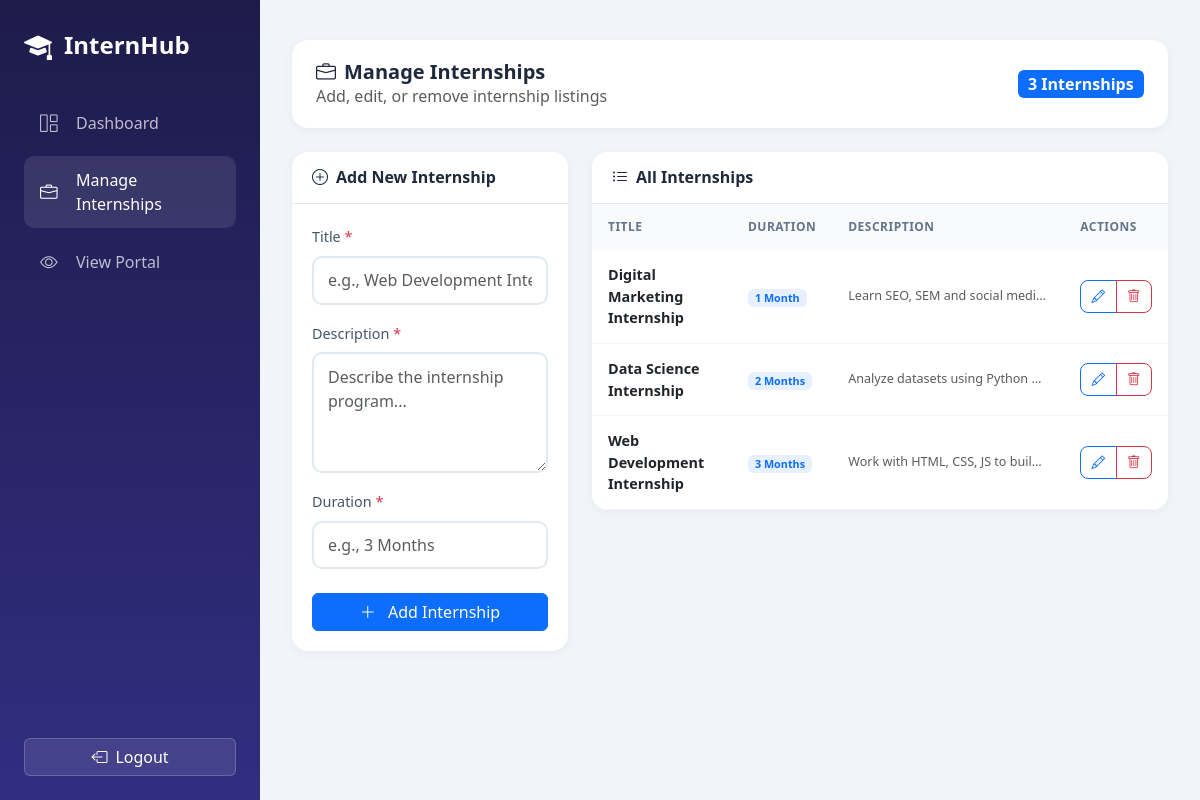
The app's page /admin/manage_internships.php (signed in), older data.
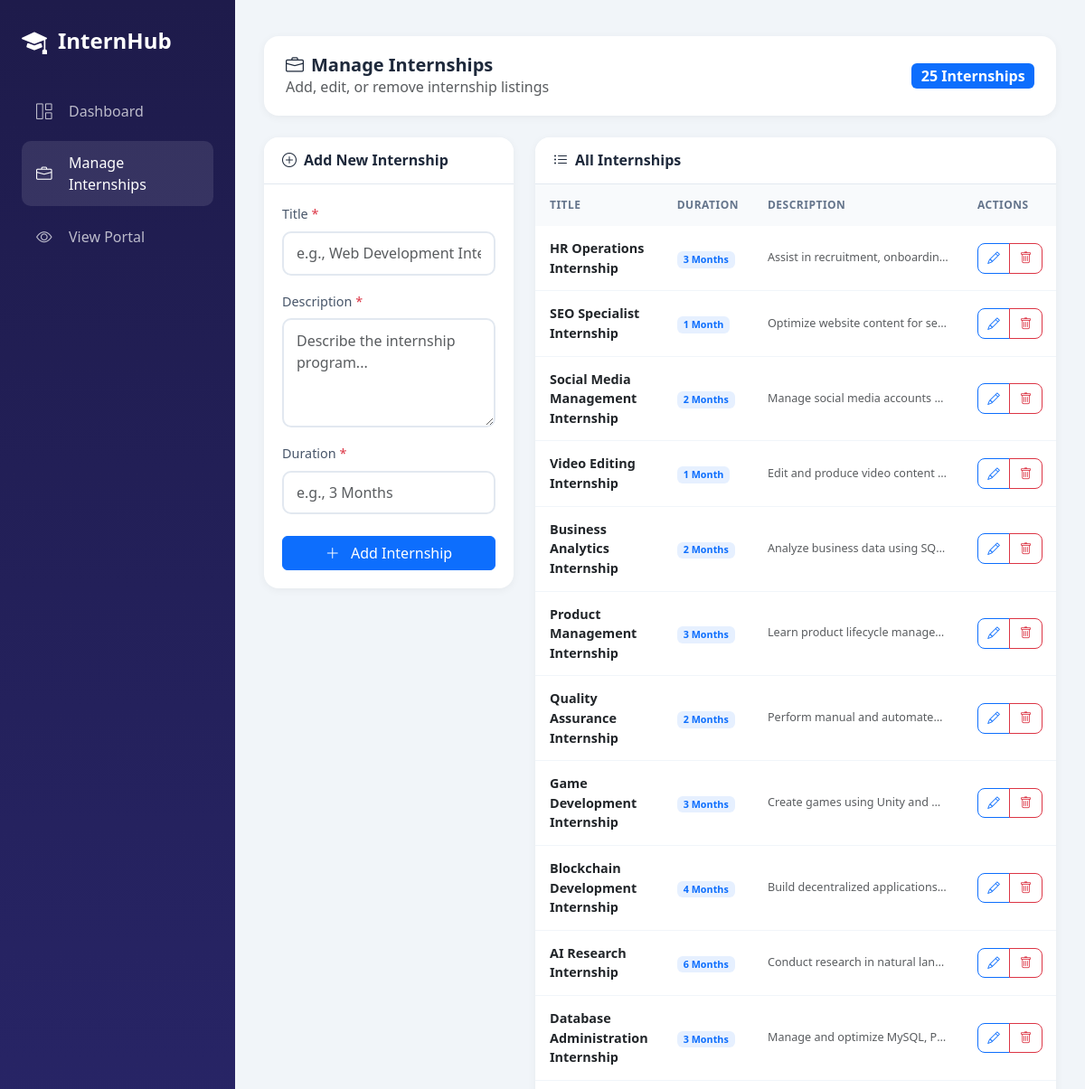
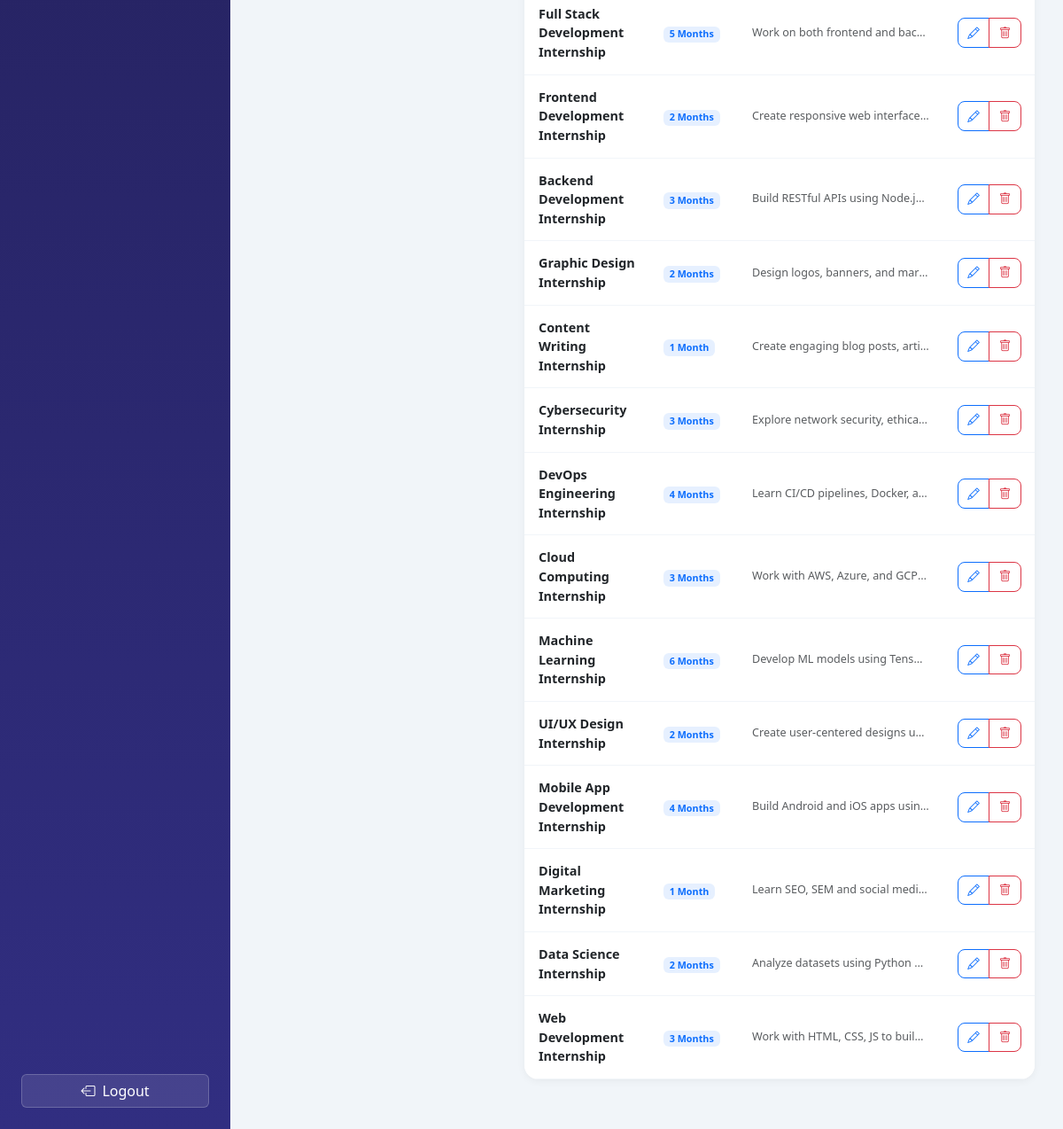
The same page, newer data (2 pictures, top to bottom).
### tables this page shows
CREATE TABLE internships (
  id INT AUTO_INCREMENT PRIMARY KEY,
  title VARCHAR(100),
  description TEXT,
  duration VARCHAR(50)
);

### admin/manage_internships.php (the view, shortened to what this page needs)
<?php
session_start(); require '../includes/db.php';
$editInternship = null;
$internships = $conn->query("SELECT * FROM internships ORDER BY id DESC")->fetchAll();
$internshipCount = count($internships);
?>
<!DOCTYPE html>
<html lang="en">
<head>
  <link rel="stylesheet" href="https://cdn.jsdelivr.net/npm/bootstrap@5.3.0/dist/css/bootstrap.min.css">
  <link rel="stylesheet" href="https://cdn.jsdelivr.net/npm/bootstrap-icons@1.11.0/font/bootstrap-icons.css">
</head>
<body>
  <aside class="sidebar" id="sidebar">
    <div class="sidebar-brand">
      <i class="bi bi-mortarboard-fill"></i>
      <span>InternHub</span>
    </div>
    <ul class="sidebar-nav">
      <li><a href="dashboard.php"><i class="bi bi-grid-1x2"></i><span>Dashboard</span></a></li>
      <li><a href="manage_internships.php" class="active"><i class="bi bi-briefcase"></i><span>Manage Internships</span></a></li>
      <li><a href="../index.php" target="_blank"><i class="bi bi-eye"></i><span>View Portal</span></a></li>
    </ul>
    <div class="sidebar-footer">
      <a href="?logout=1" class="btn"><i class="bi bi-box-arrow-left me-2"></i><span>Logout</span></a>
    </div>
  </aside>
  <main class="main-content">
    <div class="page-header mt-2">
      <div>
        <h1><i class="bi bi-briefcase me-2"></i>Manage Internships</h1>
        <p class="text-muted mb-0">Add, edit, or remove internship listings</p>
      </div>
      <div>
        <span class="badge bg-primary fs-6"><?= $internshipCount ?> Internship<?= $internshipCount != 1 ? 's' : '' ?></span>
      </div>
    </div>
    <div class="row">
      <div class="col-lg-4">
        <div class="form-card">
          <div class="card-header">
            <h5><i class="bi bi-<?= $editInternship ? 'pencil' : 'plus-circle' ?> me-2"></i><?= $editInternship ? 'Edit Internship' : 'Add New Internship' ?></h5>
          </div>
          <div class="card-body">
            <form method="post">
              <div class="mb-3">
                <label class="form-label">Title <span class="text-danger">*</span></label>
                <input type="text" class="form-control" name="title" placeholder="e.g., Web Development Internship"
                       value="<?= $editInternship ? htmlspecialchars($editInternship['title']) : '' ?>" required>
              </div>
              <div class="mb-3">
                <label class="form-label">Description <span class="text-danger">*</span></label>
                <textarea class="form-control" name="description" rows="4" placeholder="Describe the internship program..." required><?= $editInternship ? htmlspecialchars($editInternship['description']) : '' ?></textarea>
              </div>
              <div class="mb-4">
                <label class="form-label">Duration <span class="text-danger">*</span></label>
                <input type="text" class="form-control" name="duration" placeholder="e.g., 3 Months"
                       value="<?= $editInternship ? htmlspecialchars($editInternship['duration']) : '' ?>" required>
              </div>
              <div class="d-grid gap-2">
                <button type="submit" class="btn btn-primary">
                  <i class="bi bi-<?= $editInternship ? 'check-lg' : 'plus-lg' ?> me-2"></i>
                  <?= $editInternship ? 'Update Internship' : 'Add Internship' ?>
                </button>
              </div>
            </form>
          </div>
        </div>
      </div>
      <div class="col-lg-8">
        <div class="table-card">
          <div class="card-header">
            <h5><i class="bi bi-list-ul me-2"></i>All Internships</h5>
          </div>
          <div class="table-responsive">
            <table class="table">
              <thead>
                <tr>
                  <th>Title</th>
                  <th>Duration</th>
                  <th>Description</th>
                  <th>Actions</th>
                </tr>
              </thead>
              <tbody>
                <?php foreach($internships as $intern): $hasInternships = true; ?>
                <tr>
                  <td>
                    <div class="fw-semibold"><?= htmlspecialchars($intern['title']) ?></div>
                  </td>
                  <td>
                    <span class="badge bg-primary bg-opacity-10 text-primary"><?= htmlspecialchars($intern['duration']) ?></span>
                  </td>
                  <td>
                    <small class="text-muted desc-cell d-block"><?= htmlspecialchars(substr($intern['description'], 0, 50)) ?>...</small>
                  </td>
                  <td>
                    <div class="btn-group">
                      <a href="?edit=<?= (int)$intern['id'] ?>" class="btn btn-outline-primary btn-action" title="Edit">
                        <i class="bi bi-pencil"></i>
                      </a>
                      <a href="?delete=<?= (int)$intern['id'] ?>" class="btn btn-outline-danger btn-action"
                         onclick="return confirm('Are you sure you want to delete this internship?')" title="Delete">
                        <i class="bi bi-trash"></i>
                      </a>
                    </div>
                  </td>
                </tr>
                <?php endforeach; ?>
              </tbody>
            </table>
          </div>
        </div>
      </div>
    </div>
  </main>
</body>
</html>

### admin/manage_internships.php (style rules this page uses)
:root { --primary: #6366f1; --primary-dark: #4f46e5; --sidebar: #1e1b4b; --success: #10b981; --warning: #f59e0b; --danger: #ef4444; }
* { font-family: 'Segoe UI', system-ui, -apple-system, sans-serif; box-sizing: border-box; }
body { background: #f1f5f9; overflow-x: hidden; }
.sidebar { position: fixed; left: 0; top: 0; bottom: 0; width: 260px; background: linear-gradient(180deg, var(--sidebar) 0%, #312e81 100%); color: #fff; padding: 1.5rem; z-index: 1000; transition: all 0.3s ease; }
.sidebar-brand { font-size: 1.5rem; font-weight: 700; margin-bottom: 2rem; display: flex; align-items: center; }
.sidebar-brand i { margin-right: 0.75rem; font-size: 1.75rem; }
.sidebar-nav { list-style: none; padding: 0; margin: 0; }
.sidebar-nav li { margin-bottom: 0.5rem; }
.sidebar-nav a { display: flex; align-items: center; padding: 0.75rem 1rem; color: rgba(255,255,255,0.7); text-decoration: none; border-radius: 10px; transition: all 0.2s; }
.sidebar-nav a:hover, .sidebar-nav a.active { background: rgba(255,255,255,0.1); color: #fff; }
.sidebar-nav a i { margin-right: 0.75rem; font-size: 1.1rem; min-width: 1.5rem; }
.sidebar-footer { position: absolute; bottom: 1.5rem; left: 1.5rem; right: 1.5rem; }
.sidebar-footer .btn { width: 100%; background: rgba(255,255,255,0.1); border: 1px solid rgba(255,255,255,0.2); color: #fff; }
.main-content { margin-left: 260px; padding: 2rem; min-height: 100vh; transition: all 0.3s ease; }
.page-header { background: #fff; padding: 1.25rem 1.5rem; border-radius: 16px; margin-bottom: 1.5rem; box-shadow: 0 2px 10px rgba(0,0,0,0.05); display: flex; flex-wrap: wrap; justify-content: space-between; align-items: center; gap: 1rem; }
.page-header h1 { font-size: 1.25rem; font-weight: 700; color: #1e293b; margin: 0; }
.page-header p { margin-bottom: 0; }
.form-card, .table-card { background: #fff; border-radius: 16px; box-shadow: 0 2px 10px rgba(0,0,0,0.05); overflow: hidden; margin-bottom: 1.5rem; }
.card-header { background: #fff; border-bottom: 1px solid #e2e8f0; padding: 1rem 1.25rem; display: flex; flex-wrap: wrap; justify-content: space-between; align-items: center; gap: 0.5rem; }
.card-header h5 { margin: 0; font-weight: 600; color: #1e293b; font-size: 1rem; }
.card-body { padding: 1.25rem; }
.table { margin: 0; }
.table thead th { background: #f8fafc; color: #64748b; font-weight: 600; font-size: 0.75rem; text-transform: uppercase; letter-spacing: 0.5px; padding: 0.875rem 1rem; border: none; white-space: nowrap; }
.table tbody td { padding: 0.875rem 1rem; vertical-align: middle; border-color: #f1f5f9; font-size: 0.9rem; }
.form-label { font-weight: 500; color: #475569; font-size: 0.9rem; }
.form-control { border: 2px solid #e2e8f0; border-radius: 10px; padding: 0.65rem 0.875rem; }
.btn-action { padding: 0.35rem 0.65rem; font-size: 0.85rem; border-radius: 8px; }
.desc-cell { max-width: 200px; overflow: hidden; text-overflow: ellipsis; white-space: nowrap; }

Row changes from the older to the newer data that the page shows:
added internships: title "HR Operations Internship", duration "3 Months", description "Assist in recruitment, onboardin…"
added internships: title "SEO Specialist Internship", duration "1 Month", description "Optimize website content for se…"
added internships: title "Social Media Management Internship", duration "2 Months", description "Manage social media accounts…"
added internships: title "Video Editing Internship", duration "1 Month", description "Edit and produce video content…"
added internships: title "Business Analytics Internship", duration "2 Months", description "Analyze business data using SQ…"
added internships: title "Product Management Internship", duration "3 Months", description "Learn product lifecycle manage…"
added internships: title "Quality Assurance Internship", duration "2 Months", description "Perform manual and automate…"
added internships: title "Game Development Internship", duration "3 Months", description "Create games using Unity and…"
added internships: title "Blockchain Development Internship", duration "4 Months", description "Build decentralized applications…"
added internships: title "AI Research Internship", duration "6 Months", description "Conduct research in natural lan…"
added internships: title "Database Administration Internship", duration "3 Months", description "Manage and optimize MySQL, P…"
added internships: title "Full Stack Development Internship", duration "5 Months", description "Work on both frontend and bac…"
added internships: title "Frontend Development Internship", duration "2 Months", description "Create responsive web interface…"
added internships: title "Backend Development Internship", duration "3 Months", description "Build RESTful APIs using Node.j…"
added internships: title "Graphic Design Internship", duration "2 Months", description "Design logos, banners, and mar…"
added internships: title "Content Writing Internship", duration "1 Month", description "Create engaging blog posts, arti…"
added internships: title "Cybersecurity Internship", duration "3 Months", description "Explore network security, ethica…"
added internships: title "DevOps Engineering Internship", duration "4 Months", description "Learn CI/CD pipelines, Docker, a…"
added internships: title "Cloud Computing Internship", duration "3 Months", description "Work with AWS, Azure, and GCP…"
added internships: title "Machine Learning Internship", duration "6 Months", description "Develop ML models using Tens…"
added internships: title "UI/UX Design Internship", duration "2 Months", description "Create user-centered designs u…"
added internships: title "Mobile App Development Internship", duration "4 Months", description "Build Android and iOS apps usin…"
Text that changed along with them:
$internshipCount: "3" → "25"
